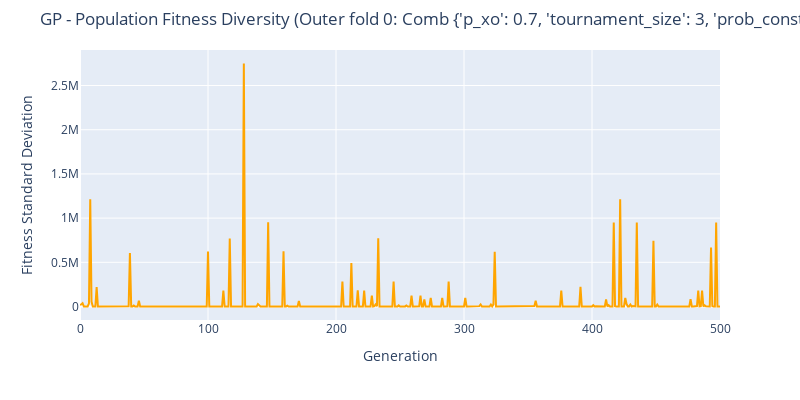

Notebook source saved alongside this figure:
### Code cell
pop_fitness_diversity(10, MODEL_NAME)

### Figure 1 — Plotly figure (JSON) as saved in the notebook; plotly's stock layout.template omitted (floating-point values rounded to 4 significant figures; data arrays with more than 128 entries replaced by an {"elided": "..."} marker saying what was removed)
{"data": [{"line": {"color": "orange"}, "mode": "lines", "name": "Train", "type": "scatter", "y": {"elided": "501 float values"}}], "layout": {"height": 400, "margin": {"t": 50}, "title": {"text": "GP - Population Fitness Diversity (Outer fold 0: Comb {'p_xo': 0.7, 'tournament_size': 3, 'prob_const': 0.1})"}, "width": 800, "xaxis": {"title": {"text": "Generation"}}, "yaxis": {"range": [0, null], "title": {"text": "Fitness Standard Deviation"}}}}
